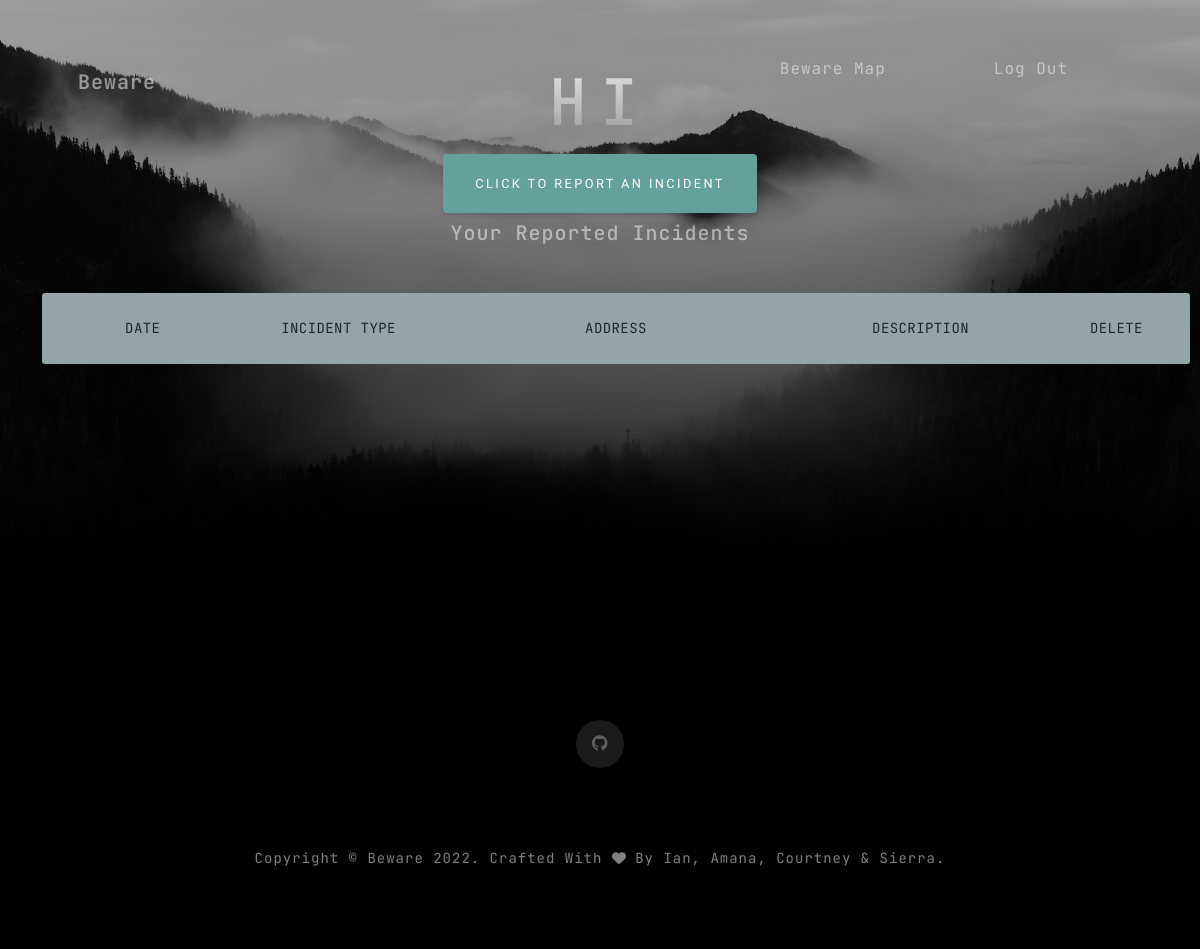
The app's page /myprofile (signed in), older data.
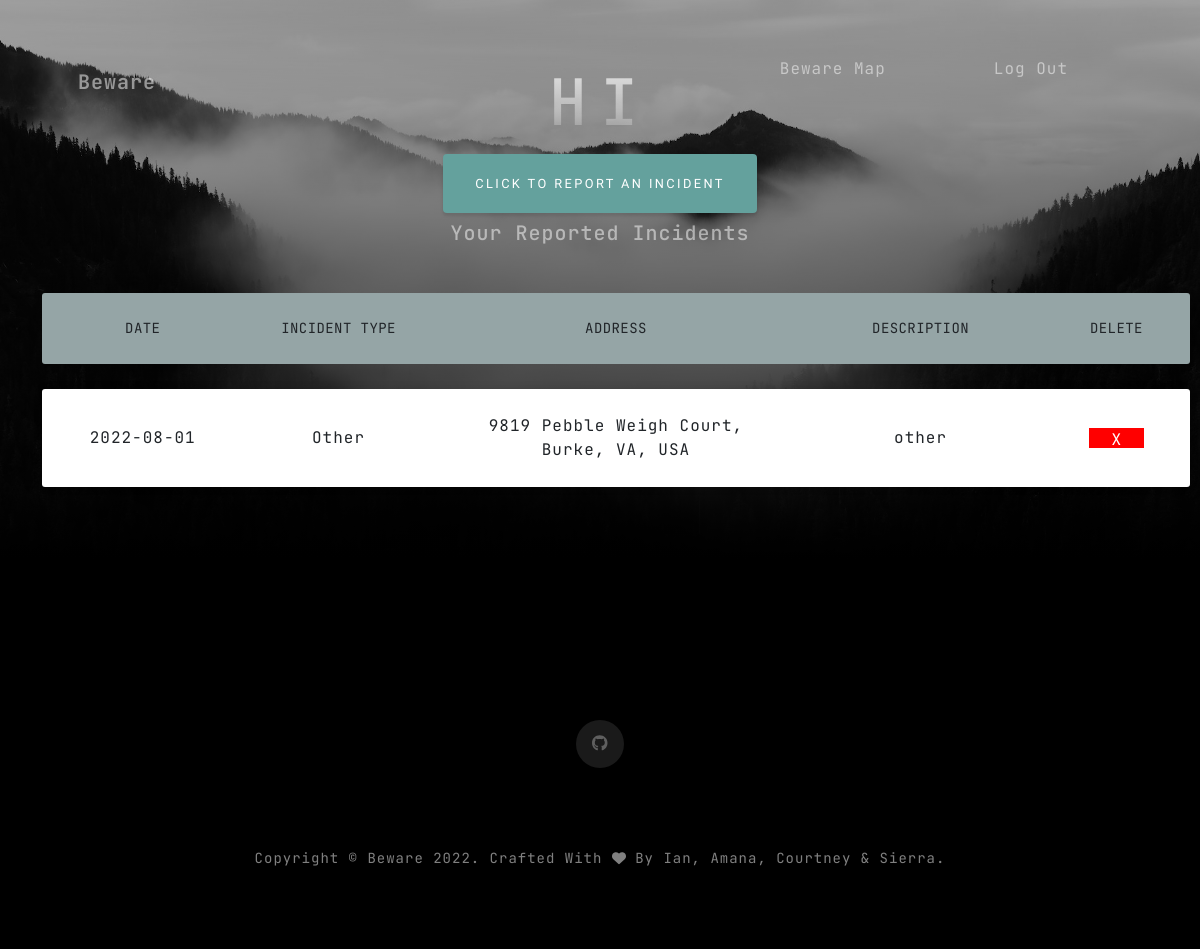
The same page, newer data.
### model.py (models this page shows, shortened)
class Report(db.Model):
    id = db.Column(db.Integer, primary_key=True)
    address = db.Column(db.String(200), nullable=False)
    incident = db.Column(db.String(50), nullable=False)
    date = db.Column(db.Date(), nullable=False)
    description = db.Column(db.String(500), nullable=False)
    latitude = db.Column(db.String(10), nullable=False)
    longitude = db.Column(db.String(10), nullable=False)
    username = db.Column(db.String(20), nullable=False)
    image_file = db.Column(db.String(20), nullable = True)

### beware.py (the view)
@app.route("/myprofile")
def profile():
    if session.get('username'):
        return render_template('profile.html', user_reports= Report.query.filter_by(username=session['username']).all(), username= session['username'], types = types)
    else:
        return redirect(url_for('home'))

### templates/profile.html (shortened to what this page needs)
{% extends 'layout.html' %}
{% block navbar %}
<nav class="navbar navbar-expand-lg navbar-light fixed-top" id="mainNav">
    <div class="container px-4 px-lg-5">
        <a class="navbar-brand" href="{{ url_for('home') }}">Beware</a>
        <div class="collapse navbar-collapse" id="navbarResponsive">
            <ul class="navbar-nav ms-auto">
                <li class="nav-item"><a class="nav-link" href="{{ url_for('beware_map') }}">Beware Map</a></li>
                {% if session.username%}
                <li class="nav-item"><a class="nav-link" href="{{ url_for('logout') }}">Log Out</a></li>
                {%else%}
                <li class="nav-item"><a class="nav-link" href="{{ url_for('login') }}">Log In</a></li>
                {%endif%}
            </ul>
        </div>
    </div>
</nav>
{% endblock %}
{% block masthead %}
<header class="masthead">
    <div class="container px-4 px-lg-5 d-flex h-100 align-items-center justify-content-center">
        <div class="d-flex justify-content-center">
            <div class="text-center">
                <h1 class="mx-auto my-0 text-uppercase" style="font-size:4em; margin-top:50px!important;">{{username}}</h1>
                <a class="btn btn-primary" style="margin-left: auto; margin-right: auto" href="{{ url_for('report') }}">Click to report an incident</a>
                <div class="user-report-table" >
                    <h2 class="text-white-50 mx-auto mt-2 mb-5">Your Reported Incidents</h2>
                    <ul class="responsive-table">
                        <li class="table-header">
                        <div class="col col-1">Date</div>
                        <div class="col col-2">Incident Type</div>
                        <div class="col col-3">Address</div>
                        <div class="col col-4">Description</div>
                        <div class="col col-5">Delete</div>
                        </li>
                        {% for item in user_reports %}
                        <li class="table-row">
                        <div class="col col-1" data-label="Date">{{item.date}}</div>
                        <div class="col col-2" data-label="Incident">{{types[item.incident]}}</div>
                        <div class="col col-3" data-label="Address">{{item.address}}</div>
                        <div class="col col-4" data-label="Descrption">{{item.description}}</div>
                        <button type="button" class="col-5 delete"  onclick="delete_request({{item.id}})">X</button></span></a>
                        </li>
                        {% endfor %}
                    </ul>
                </div>
            </div>
        </div>
    </div>
</header>
{% endblock %}

### templates/layout.html (shortened to what this page needs)
<!DOCTYPE html>
<html lang="en">
    <head>
        <link href="{{url_for('static', filename='css/styles.css')}}" rel="stylesheet" />
    </head>
    <body id="page-top">
        {% block navbar %} {% endblock %}
        {% block masthead %} {% endblock %}
        <section class="contact-section bg-black">
            <div class="container px-4 px-lg-5">
                <div class="row gx-4 gx-lg-5">
                <div class="social d-flex justify-content-center">
                    <a class="mx-2" href="https://github.com/hammonds185/beware"><i class="fab fa-github"></i></a>
                </div>
            </div>
        </section>
        <footer class="footer bg-black small text-center text-white-50"><div class="container px-4 px-lg-5">Copyright &copy; Beware 2022. Crafted With <i class="fa fa-heart"></i> By Ian, Amana, Courtney & Sierra. </div></footer>
    </body>
</html>

### templates/profile.html (style rules this page uses)
header { height: auto !important; }

Row changes from the older to the newer data that the page shows:
added Report: date "2022-08-01", incident "Other", address "9819 Pebble Weigh Court, Burke, VA, USA", description "other"
